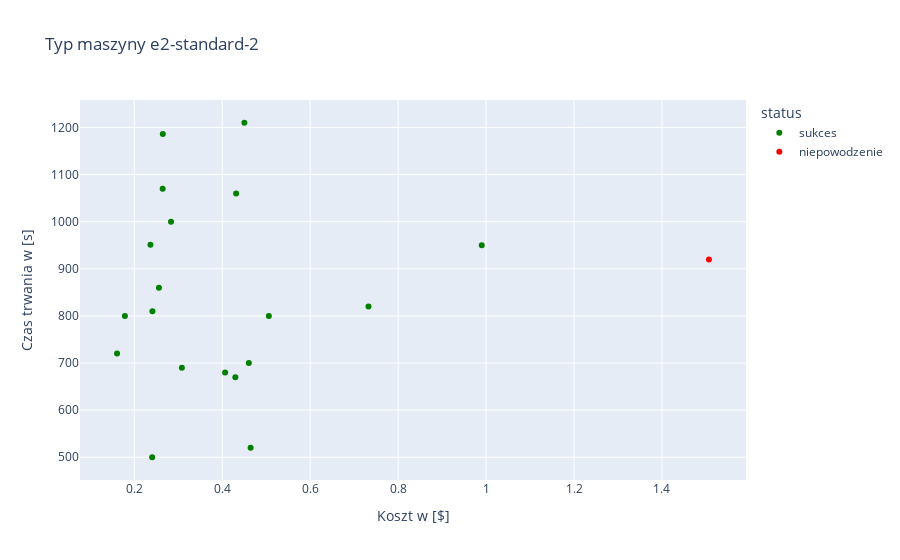
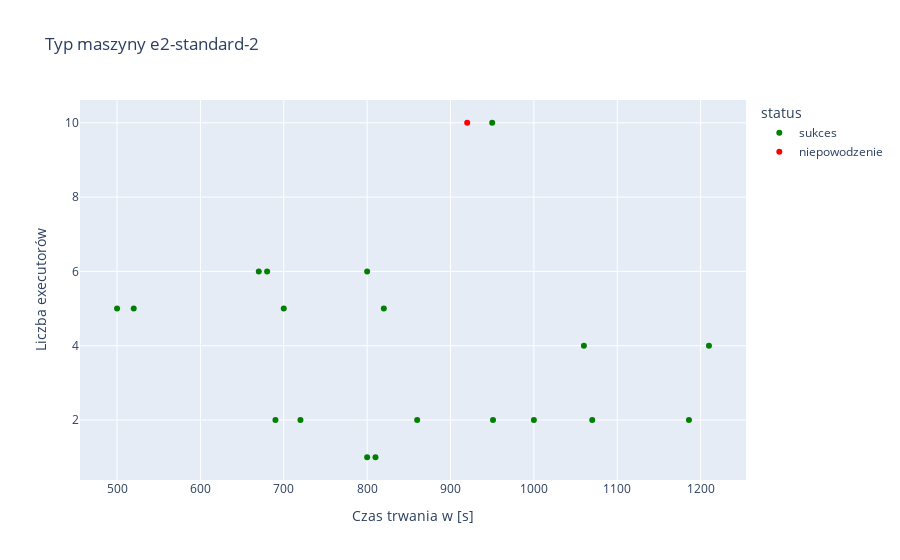
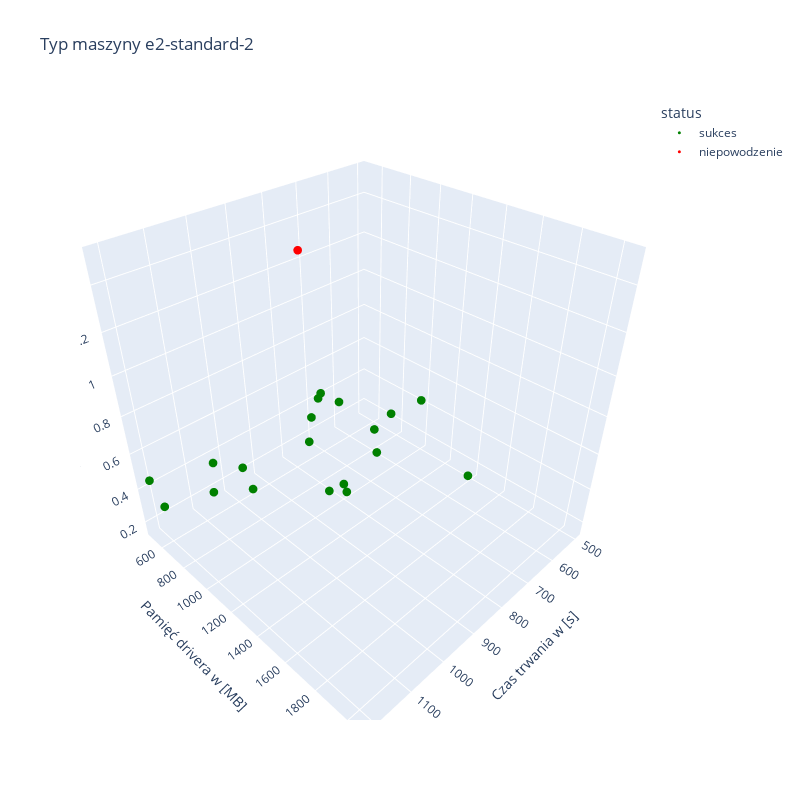
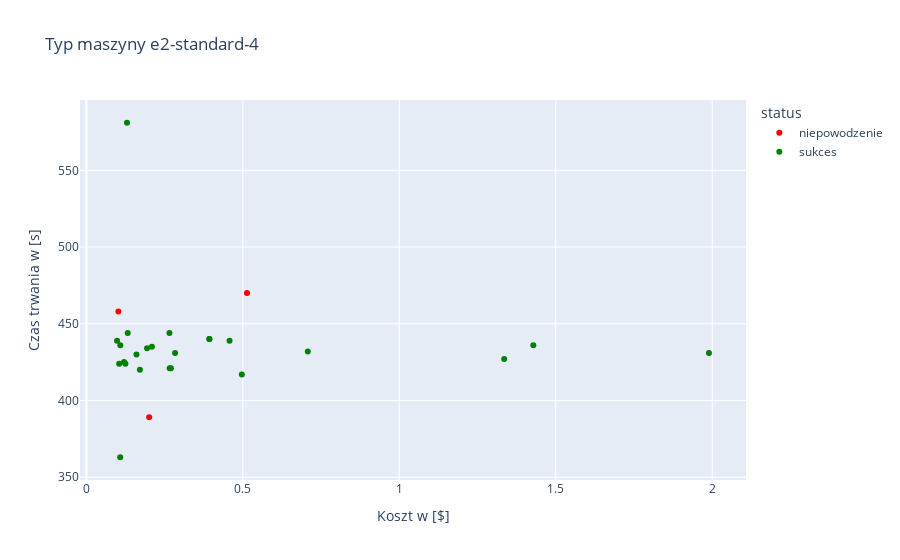

Here is the notebook cell these charts were saved with, in order:
### Markdown cell above
## Cost to DAG run duration

### Code cell
filenames = ['prom_data_e2-standard-2' ,'prom_data_e2-standard-4', 'prom_data_n1-standard-4']
machine_cost_conversion = {
    'n1': (3.75, 0.04749975),
    'e2': (4.0, 0.067006)
}

#  wzór kosztu:
#   (max{(l. corów / l.exec), (pamięć RAM maszyny / executor_memory * driver_memory)} * (dag_duration / 60)) * const_cost / 60

def cost_function(r, machine):
    splitted_machine_type = machine.split('-')
    core_number = int(splitted_machine_type[2])
    # podwojenie liczby corów podwaja koszt
    cost = core_number/2 * machine_cost_conversion[splitted_machine_type[0]][1]
    # ramu 4 razy więcej niż l. corów
    ram_memory = machine_cost_conversion[splitted_machine_type[0]][0] * core_number
    return max(r['executor_instances']/core_number, ((r['executor_memory'] * r['executor_instances'] + r['driver_memory'])/ram_memory) / 16) * (r['dag_duration'] / 60) * cost/60
    # return (max(core_number/r['executor_instances'], ram_memory/r['executor_memory'] * r['driver_memory']) * r['dag_duration'] / 60) * cost / 60

for file in filenames:
    data = pd.read_csv(file + ".csv")
    data['executor_memory'] = data['executor_memory'].str.replace('m', '')
    data['driver_memory'] = data['driver_memory'].str.replace('m', '')
    data['executor_memory'] = pd.to_numeric(data['executor_memory'])
    data['driver_memory'] = pd.to_numeric(data['driver_memory'])
    data['status'] = data['status'].map({'success': 'sukces', 'failed': 'niepowodzenie'})

    data['cost'] = 0.0 # new cost column
    machine_type = data['machine_type'][0]
    for index, row in data.iterrows():
        data.at[index, 'cost'] = cost_function(row, machine_type)

    fig = px.scatter(data, x="cost", y="dag_duration",labels={
                     "cost": "Koszt w [$]",
                     "dag_duration": "Czas trwania w [s]",
                     "executor_instances": "Liczba executorów",
                     "executor_memory": "Pamięć executora w [MB]",
                     "driver_memory": "Pamięć drivera w [MB]"
                 }, color_discrete_map={
                        "sukces": "green",
                        "niepowodzenie": "red"},
                    color="status", title="Typ maszyny {}".format(machine_type), hover_data=['executor_instances', 'executor_memory', 'driver_memory'])
    fig.show()

    fig = px.scatter(data, x="dag_duration", y="executor_instances",labels={
                     "cost": "Koszt w [$]",
                     "dag_duration": "Czas trwania w [s]",
                     "executor_instances": "Liczba executorów",
                     "executor_memory": "Pamięć executora w [MB]",
                     "driver_memory": "Pamięć drivera w [MB]"
                 }, color_discrete_map={
                        "sukces": "green",
                        "niepowodzenie": "red"},
                    color="status", title="Typ maszyny {}".format(machine_type), hover_data=['executor_instances', 'executor_memory', 'driver_memory'])
    fig.show()

    data.sort_values(by=['cost', 'dag_duration'], inplace=True)

    fig = plt.figure(figsize=(11,10))
    plt.autoscale()
    ax = fig.add_subplot(111, projection='3d')
    X = data['dag_duration'].to_numpy()
    Y = data['driver_memory'].to_numpy()
    Z = data['cost'].to_numpy()
    ax.scatter(X, Y, Z)
    ax.set_xlabel("Czas trwania w [s]")
    ax.set_ylabel("Pamięć drivera w [MB]")
    ax.set_zlabel("Koszt w [$]")

    fig = px.scatter_3d(data, x="dag_duration", y="driver_memory", z="cost", color="status", title="Typ maszyny {}".format(machine_type),
                        hover_data=['executor_instances', 'executor_memory', 'driver_memory'], labels={
                     "cost": "Koszt w [$]",
                     "dag_duration": "Czas trwania w [s]",
                     "executor_instances": "Liczba executorów",
                     "executor_memory": "Pamięć executora w [MB]",
                     "driver_memory": "Pamięć drivera w [MB]"
                 }, color_discrete_map={
                        "sukces": "green",
                        "niepowodzenie": "red"}, width=800, height=800)
    fig.update_traces(marker=dict(size=3))
    fig.show()

    data['cost'] = data['cost'].round(2)
    data.to_csv(file + "-cost.csv", index=False)

### Figure 1 — Plotly figure (JSON) as saved in the notebook; plotly's stock layout.template omitted (floating-point values rounded to 4 significant figures)
{"data": [{"customdata": [[2, 512, 512], [4, 512, 512], [2, 550, 600], [4, 550, 600], [2, 600, 750], [6, 600, 750], [2, 512, 1024], [5, 1024, 1024], [2, 600, 512], [5, 700, 1024], [2, 512, 512], [2, 1024, 1024], [5, 1024, 1024], [5, 512, 750], [1, 512, 1024], [1, 1024, 1024], [6, 650, 512], [6, 600, 512], [10, 512, 2048]], "hovertemplate": "status=sukces<br>Koszt w [$]=%{x}<br>Czas trwania w [s]=%{y}<br>Liczba executorów=%{customdata[0]}<br>Pamięć executora w [MB]=%{customdata[1]}<br>Pamięć drivera w [MB]=%{customdata[2]}<extra></extra>", "legendgroup": "sukces", "marker": {"color": "green", "symbol": "circle"}, "mode": "markers", "name": "sukces", "orientation": "v", "showlegend": true, "type": "scatter", "x": [0.2649, 0.4504, 0.2645, 0.4316, 0.2836, 0.506, 0.2561, 0.7326, 0.2367, 0.4605, 0.1608, 0.3082, 0.4646, 0.2407, 0.1787, 0.2412, 0.4298, 0.4066, 0.9902], "xaxis": "x", "y": [1186, 1210, 1070, 1060, 1000, 800, 860, 820, 951, 700, 720, 690, 520, 500, 800, 810, 670, 680, 950], "yaxis": "y"}, {"customdata": [[10, 1024, 1024]], "hovertemplate": "status=niepowodzenie<br>Koszt w [$]=%{x}<br>Czas trwania w [s]=%{y}<br>Liczba executorów=%{customdata[0]}<br>Pamięć executora w [MB]=%{customdata[1]}<br>Pamięć drivera w [MB]=%{customdata[2]}<extra></extra>", "legendgroup": "niepowodzenie", "marker": {"color": "red", "symbol": "circle"}, "mode": "markers", "name": "niepowodzenie", "orientation": "v", "showlegend": true, "type": "scatter", "x": [1.507], "xaxis": "x", "y": [920], "yaxis": "y"}], "layout": {"legend": {"title": {"text": "status"}, "tracegroupgap": 0}, "title": {"text": "Typ maszyny e2-standard-2"}, "xaxis": {"anchor": "y", "domain": [0.0, 1.0], "title": {"text": "Koszt w [$]"}}, "yaxis": {"anchor": "x", "domain": [0.0, 1.0], "title": {"text": "Czas trwania w [s]"}}}}

### Figure 2 — Plotly figure (JSON) as saved in the notebook; plotly's stock layout.template omitted (floating-point values rounded to 4 significant figures)
{"data": [{"customdata": [[512, 512], [512, 512], [550, 600], [550, 600], [600, 750], [600, 750], [512, 1024], [1024, 1024], [600, 512], [700, 1024], [512, 512], [1024, 1024], [1024, 1024], [512, 750], [512, 1024], [1024, 1024], [650, 512], [600, 512], [512, 2048]], "hovertemplate": "status=sukces<br>Czas trwania w [s]=%{x}<br>Liczba executorów=%{y}<br>Pamięć executora w [MB]=%{customdata[0]}<br>Pamięć drivera w [MB]=%{customdata[1]}<extra></extra>", "legendgroup": "sukces", "marker": {"color": "green", "symbol": "circle"}, "mode": "markers", "name": "sukces", "orientation": "v", "showlegend": true, "type": "scatter", "x": [1186, 1210, 1070, 1060, 1000, 800, 860, 820, 951, 700, 720, 690, 520, 500, 800, 810, 670, 680, 950], "xaxis": "x", "y": [2, 4, 2, 4, 2, 6, 2, 5, 2, 5, 2, 2, 5, 5, 1, 1, 6, 6, 10], "yaxis": "y"}, {"customdata": [[1024, 1024]], "hovertemplate": "status=niepowodzenie<br>Czas trwania w [s]=%{x}<br>Liczba executorów=%{y}<br>Pamięć executora w [MB]=%{customdata[0]}<br>Pamięć drivera w [MB]=%{customdata[1]}<extra></extra>", "legendgroup": "niepowodzenie", "marker": {"color": "red", "symbol": "circle"}, "mode": "markers", "name": "niepowodzenie", "orientation": "v", "showlegend": true, "type": "scatter", "x": [920], "xaxis": "x", "y": [10], "yaxis": "y"}], "layout": {"legend": {"title": {"text": "status"}, "tracegroupgap": 0}, "title": {"text": "Typ maszyny e2-standard-2"}, "xaxis": {"anchor": "y", "domain": [0.0, 1.0], "title": {"text": "Czas trwania w [s]"}}, "yaxis": {"anchor": "x", "domain": [0.0, 1.0], "title": {"text": "Liczba executorów"}}}}

### Figure 3 — Plotly figure (JSON) as saved in the notebook; plotly's stock layout.template omitted (floating-point values rounded to 4 significant figures)
{"data": [{"customdata": [[2, 512], [1, 512], [2, 600], [5, 512], [1, 1024], [2, 512], [2, 550], [2, 512], [2, 600], [2, 1024], [6, 600], [6, 650], [4, 550], [4, 512], [5, 700], [5, 1024], [6, 600], [5, 1024], [10, 512]], "hovertemplate": "status=sukces<br>Czas trwania w [s]=%{x}<br>Pamięć drivera w [MB]=%{y}<br>Koszt w [$]=%{z}<br>Liczba executorów=%{customdata[0]}<br>Pamięć executora w [MB]=%{customdata[1]}<extra></extra>", "legendgroup": "sukces", "marker": {"color": "green", "size": 3, "symbol": "circle"}, "mode": "markers", "name": "sukces", "scene": "scene", "showlegend": true, "type": "scatter3d", "x": [720, 800, 951, 500, 810, 860, 1070, 1186, 1000, 690, 680, 670, 1060, 1210, 700, 520, 800, 820, 950], "y": [512, 1024, 512, 750, 1024, 1024, 600, 512, 750, 1024, 512, 512, 600, 512, 1024, 1024, 750, 1024, 2048], "z": [0.1608, 0.1787, 0.2367, 0.2407, 0.2412, 0.2561, 0.2645, 0.2649, 0.2836, 0.3082, 0.4066, 0.4298, 0.4316, 0.4504, 0.4605, 0.4646, 0.506, 0.7326, 0.9902]}, {"customdata": [[10, 1024]], "hovertemplate": "status=niepowodzenie<br>Czas trwania w [s]=%{x}<br>Pamięć drivera w [MB]=%{y}<br>Koszt w [$]=%{z}<br>Liczba executorów=%{customdata[0]}<br>Pamięć executora w [MB]=%{customdata[1]}<extra></extra>", "legendgroup": "niepowodzenie", "marker": {"color": "red", "size": 3, "symbol": "circle"}, "mode": "markers", "name": "niepowodzenie", "scene": "scene", "showlegend": true, "type": "scatter3d", "x": [920], "y": [1024], "z": [1.507]}], "layout": {"height": 800, "legend": {"title": {"text": "status"}, "tracegroupgap": 0}, "scene": {"domain": {"x": [0.0, 1.0], "y": [0.0, 1.0]}, "xaxis": {"title": {"text": "Czas trwania w [s]"}}, "yaxis": {"title": {"text": "Pamięć drivera w [MB]"}}, "zaxis": {"title": {"text": "Koszt w [$]"}}}, "title": {"text": "Typ maszyny e2-standard-2"}, "width": 800}}

### Figure 4 — Plotly figure (JSON) as saved in the notebook; plotly's stock layout.template omitted (floating-point values rounded to 4 significant figures)
{"data": [{"customdata": [[1, 512, 1024], [1, 7000, 512], [5, 300, 2048]], "hovertemplate": "status=niepowodzenie<br>Koszt w [$]=%{x}<br>Czas trwania w [s]=%{y}<br>Liczba executorów=%{customdata[0]}<br>Pamięć executora w [MB]=%{customdata[1]}<br>Pamięć drivera w [MB]=%{customdata[2]}<extra></extra>", "legendgroup": "niepowodzenie", "marker": {"color": "red", "symbol": "circle"}, "mode": "markers", "name": "niepowodzenie", "orientation": "v", "showlegend": true, "type": "scatter", "x": [0.1023, 0.5134, 0.2007], "xaxis": "x", "y": [458, 470, 389], "yaxis": "y"}, {"customdata": [[15, 512, 512], [4, 512, 512], [2, 600, 512], [5, 1024, 1024], [6, 600, 750], [6, 650, 512], [5, 512, 750], [10, 512, 2048], [5, 700, 1024], [1, 1024, 1024], [2, 512, 1024], [2, 600, 750], [2, 1024, 1024], [10, 2048, 2048], [10, 1024, 1024], [2, 512, 512], [2, 500, 1024], [2, 512, 512], [20, 1024, 1024], [4, 550, 600], [30, 1024, 1024], [6, 600, 512], [2, 550, 600], [5, 1024, 1024]], "hovertemplate": "status=sukces<br>Koszt w [$]=%{x}<br>Czas trwania w [s]=%{y}<br>Liczba executorów=%{customdata[0]}<br>Pamięć executora w [MB]=%{customdata[1]}<br>Pamięć drivera w [MB]=%{customdata[2]}<extra></extra>", "legendgroup": "sukces", "marker": {"color": "green", "symbol": "circle"}, "mode": "markers", "name": "sukces", "orientation": "v", "showlegend": true, "type": "scatter", "x": [0.4967, 0.1601, 0.1085, 0.3931, 0.2663, 0.2701, 0.2094, 0.4576, 0.2835, 0.1081, 0.1322, 0.1205, 0.1939, 1.428, 0.7076, 0.09805, 0.1248, 0.1298, 1.335, 0.171, 1.989, 0.2655, 0.1048, 0.3931], "xaxis": "x", "y": [417, 430, 436, 440, 421, 421, 435, 439, 431, 363, 444, 425, 434, 436, 432, 439, 424, 581, 427, 420, 431, 444, 424, 440], "yaxis": "y"}], "layout": {"legend": {"title": {"text": "status"}, "tracegroupgap": 0}, "title": {"text": "Typ maszyny e2-standard-4"}, "xaxis": {"anchor": "y", "domain": [0.0, 1.0], "title": {"text": "Koszt w [$]"}}, "yaxis": {"anchor": "x", "domain": [0.0, 1.0], "title": {"text": "Czas trwania w [s]"}}}}
